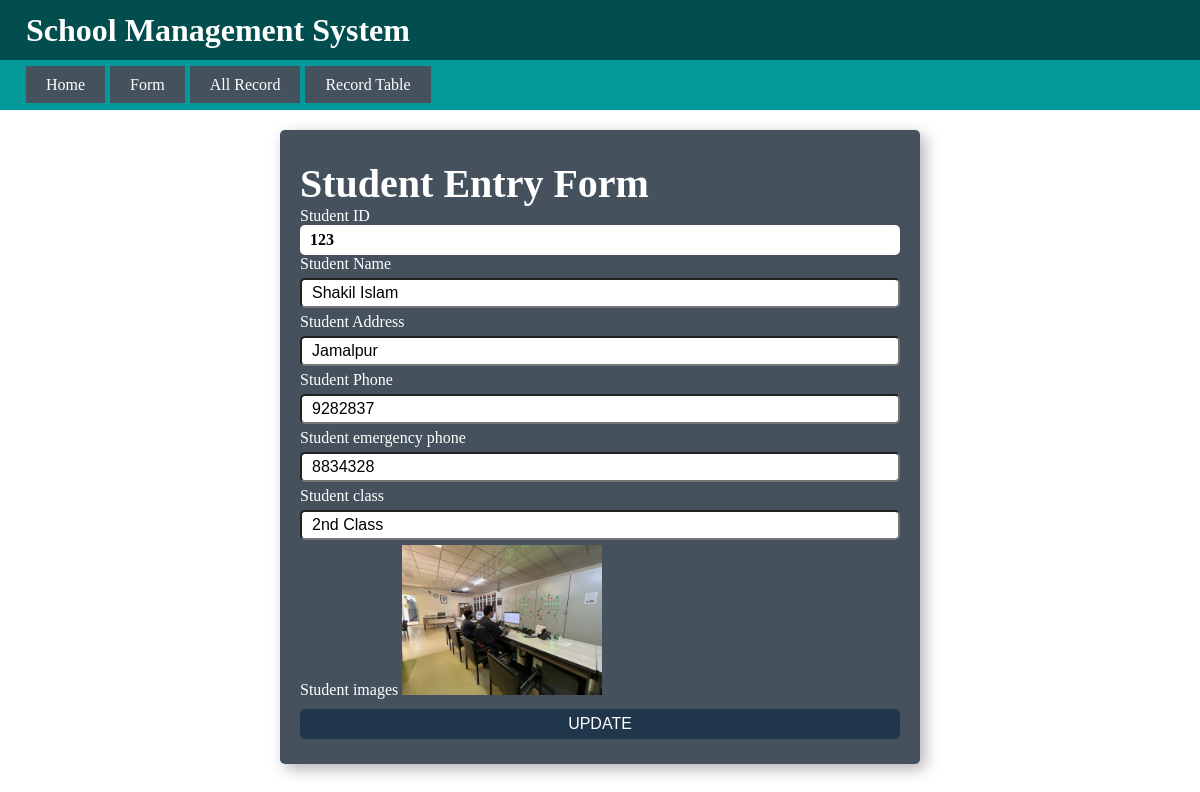
The app's page /userinfoedit/123/ with its own data.
### form/models.py (models this page shows)
class studeninfo(models.Model):
    stu_id          = models.IntegerField(unique=True)
    stu_name        = models.CharField(max_length=100)
    stu_dob         = models.DateField(max_length=15)
    stu_address     = models.CharField(max_length=200)
    stu_phone       = models.CharField(max_length=20)
    stu_em_phone    = models.CharField(max_length=20)
    stu_class       = models.CharField(max_length=20)
    stu_img         = models.ImageField(null=True, blank=True, upload_to='images/')

### form/views.py (the view)
# urls.py: path('userinfoedit/<int:stdid>/', views.userinfoedit, name='userinfoedit'),
def userinfoedit(request, stdid):
    usr = studeninfo.objects.get(stu_id=stdid)
    return render(request, 'editform.html', {'usr': usr})

### templates/editform.html (shortened to what this page needs)
{% extends 'base.html' %} {% load static %} {% block title %}Entry Form{% endblock title %} {% block templates %}
<div class="container">
  <div class="entry-form">
    <form action="{% url 'update' stdid=usr.stu_id %}" method="POST" enctype="multipart/form-data">
      <h1>Student entry form</h1>
      {% if usr %}
      <div class="input-section">
        <label for="stid">Student ID</label>
        <h3>{{ usr.stu_id }}</h3>
      </div>
      <div class="input-section">
        <label for="">Student Name</label>
        <input type="text" name="stdName" id="" required placeholder="Student Name" value="{{ usr.stu_name }}" />
      </div>
      <div class="input-section">
        <label for="">Student Address</label>
        <input type="text" name="stdAdd" id="" placeholder="Student Address" value="{{ usr.stu_address }}" />
      </div>
      <div class="input-section">
        <label for="">Student Phone</label>
        <input type="text" name="stdPhone" id="" required placeholder="Student Phone" value="{{ usr.stu_phone }}" />
      </div>
      <div class="input-section">
        <label for="">Student emergency phone</label>
        <input
          type="text"
          name="stdEmPhone"
          id=""
          placeholder="Student emergency phone"
          value="{{ usr.stu_em_phone }}"
        />
      </div>
      <div class="input-section">
        <label for="">Student class</label>
        <input type="text" name="stdClass" id="" placeholder="Student class" value="{{ usr.stu_class }}" />
      </div>
      <div class="input-section">
        <label for="">Student images</label>
        <img style="width: 200px" src="{{ usr.stu_img.url }}" alt="" />
      </div>
      {% endif %}
      <div class="input-section">
        <input type="submit" name="submit" id="" value="Update" />
      </div>
    </form>
  </div>
</div>
{% endblock templates %}

### static/css/style.css (style rules this page uses)
:root { --menu-color: rgb(69, 81, 92); --menu-hover-color: rgb(56, 73, 90); --header-color: rgb(2, 77, 77); --nav-bg-color: rgb(3, 153, 153); }
body { margin: 0; }
h1, h2, h3, h4, h5, h6, p { margin: 0; }
img { width: 100%; height: auto; box-sizing: border-box; }
.container { --max-weight: 1148px; --padding: 2rem; width: min(var(--max-weight), 100% - var(--padding)); margin-inline: auto; }
.entry-form { --max-weight: 600px; --padding: 2rem; width: min(var(--max-weight), 100% - var(--padding)); margin-inline: auto; color: #fff; background-color: var(--menu-color); box-shadow: 5px 5px 15px rgb(180, 177, 177); padding: 30px 20px 20px; transition: 0.5s; border-radius: 5px; margin-top: 20px; }
.entry-form h1 { text-transform: capitalize; font-size: 40px; }
.input-section h3 { width: 100%; box-sizing: border-box; height: 30px; margin: 5px 0px; padding: 0px 10px; border-radius: 5px; font-size: 16px; color: #000000; background-color: #fff; display: flex; align-items: center; margin: auto; padding: auto; }
input { width: 100%; box-sizing: border-box; height: 30px; margin: 5px 0px; padding: 0px 10px; border-radius: 5px; font-size: 16px; color: #000000; }
input::placeholder { color: red; opacity: 0.6; }
input[type="submit"] { background-color: rgb(32, 54, 74); border: none; margin-top: 10px; text-transform: uppercase; transition: 0.5s; color: #fff; }

### records on screen
studeninfo: stu_id "123", stdName "Shakil Islam", stdAdd "Jamalpur", stdPhone "9282837", stdEmPhone "8834328", stdClass "2nd Class", stu_img (picture)
